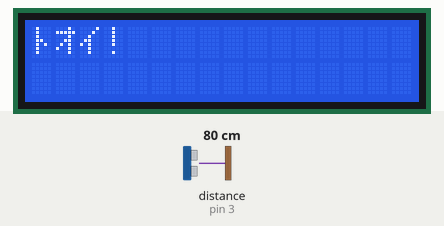
Recording of a sketch running on a simulated Arduino Uno, built with avr-gcc and run on an emulated ATmega328P. Shown: 16×2 character LCD. Wiring (inferred from the names in the program): ultrasonic range finder: trigger pin 2; echo pin 3. The test bench sets the inputs (shaded band); at power-on: distance to the obstacle (sensor on pin 3) 80 cm. The echo pulse lasts 58.3 µs per cm.

Above: at 1.2 s.
1.3 s: distance to the obstacle (sensor on pin 3) set to 64 cm
2.8 s: distance to the obstacle (sensor on pin 3) set to 57 cm
At 3.8 s:
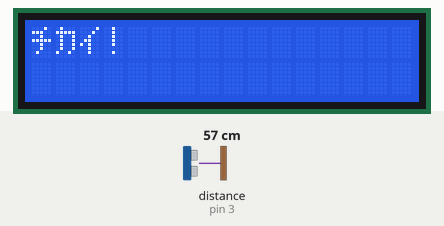
4.6 s: distance to the obstacle (sensor on pin 3) set to 23 cm
6.1 s: distance to the obstacle (sensor on pin 3) set to 19 cm
At 7.3 s:
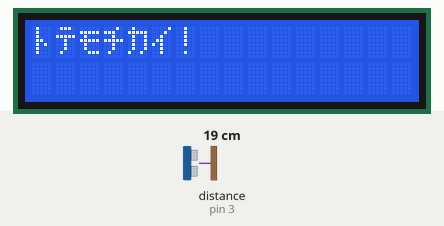
7.6 s: distance to the obstacle (sensor on pin 3) set to 120 cm
At 8.0 s:
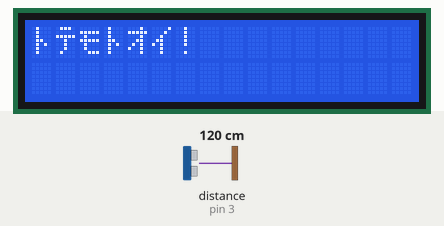
9.1 s: distance to the obstacle (sensor on pin 3) set to 2 cm
At 10.1 s:
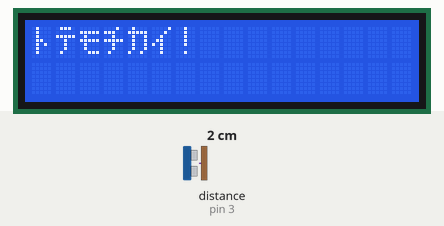
Timing chart, 0 to 11.6 s (numbered marks = the images above; inputs shaded):
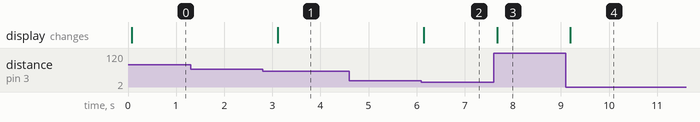

Measured:
- the behaviour switches between 61 and 60 cm on distance to the obstacle (sensor on pin 3) (found by bisection; images 0 and 1)
- the behaviour switches between 21 and 20 cm on distance to the obstacle (sensor on pin 3) (found by bisection; images 1 and 2)
- after the input at 1.3 s, every drawn part: stays the same
- after the input at 2.8 s, the display: changes after 0.32 s (image 1)
- after the input at 4.6 s, every drawn part: stays the same
- after the input at 6.1 s, the display: changes after 0.05 s (image 2)
- after the input at 7.6 s, the display: changes after 0.07 s (image 3)
- after the input at 9.1 s, the display: changes after 0.10 s (image 4)

The sketch:

3.ino
```cpp
#include <LiquidCrystal.h> // LCDのライブラリを使う

const int TrigPin = 2;  // 超音波センサーのTrigPinを2ピンに指定
const int EchoPin = 3;  // 超音波センサーのEchoPinを3ピンに指定
float TimeOfFlight = 0; // 超音波が飛んでいる時間を格納する変数
float distance = 0;     // 計算した距離を格納する変数

LiquidCrystal lcd( 5, 6, 9, 10, 11, 12 ); // LiquidCrystal型の変数を生成、使うピンの設定をしている

void setup() {
    lcd.begin(16, 2);            // ディスプレイの列数と行数を設定, (列, 行)
    lcd.clear();                 // LCDをクリアする
    lcd.setCursor(0, 0);         // カーソルの位置を(列, 行)に合わせる

    Serial.begin( 9600 );
    pinMode( TrigPin, OUTPUT );  // TrigPinをOUTPUTに指定
    pinMode( EchoPin, INPUT );   // EchoPinをINPUTに指定
}

void loop() {
    // Pinの初期化
    digitalWrite(TrigPin, LOW);
    delayMicroseconds(10);       // 10μs待機

    // 超音波を出力
    digitalWrite(TrigPin, HIGH);
    delayMicroseconds(10);
    digitalWrite(TrigPin, LOW);

    // 超音波が帰ってくる時間を計測
    TimeOfFlight = pulseIn(EchoPin, HIGH);

    // 計測した時間が0越えていたら実行
    if (TimeOfFlight > 0) {
        TimeOfFlight = TimeOfFlight / 2;       // 往復する時間になっているので半分にする

        // 音速を340m/sとして距離の計算, cmへの換算
        distance = 340 * TimeOfFlight / 10000; //距離 = 速さ × 時間

        /*
        // 表示する文章を作成, float型のdistanceをString型に変換(小数点以下切り捨て)
        String str = "Distance:" + String(distance, 0) + " cm";

        lcd.clear();         // LCDをクリアする
        lcd.setCursor(0, 0); // カーソルの位置を(0, 0)に合わせる
        lcd.print(str);      // LCDにstrを出力する
        */

        // 距離が0~20cmのとき
        if(distance >= 0 && distance < 20){
            lcd.clear();                            // LCDをクリアする
            lcd.setCursor(0, 0);                    // カーソルの位置を(0, 0)に合わせる
            lcd.print("\xc4\xc3\xd3\xc1\xb6\xb2!"); // LCDに トテモチカイ! を表示
        }

        // 距離が20~60cmのとき
        else if(distance >= 20 && distance < 60){
            lcd.clear();                            // LCDをクリアする
            lcd.setCursor(0, 0);                    // カーソルの位置を(0, 0)に合わせる
            lcd.print("\xc1\xb6\xb2!");             // LCDに チカイ! を表示
        }

        // 距離が60~100cmのとき
        else if(distance >= 60 && distance < 100){
            lcd.clear();                            // LCDをクリアする
            lcd.setCursor(0, 0);                    // カーソルの位置を(0, 0)に合わせる
            lcd.print("\xc4\xb5\xb2!");             // LCDに トオイ! を表示
        }

        // その他(距離が100cm以上のとき)
        else{
            lcd.clear();                            // LCDをクリアする
            lcd.setCursor(0, 0);                    // カーソルの位置を(0, 0)に合わせる
            lcd.print("\xc4\xc3\xd3\xc4\xb5\xb2!"); // LCDに トテモトオイ! を表示
        }
    }
    delay(500); //500ms待機
}
```
